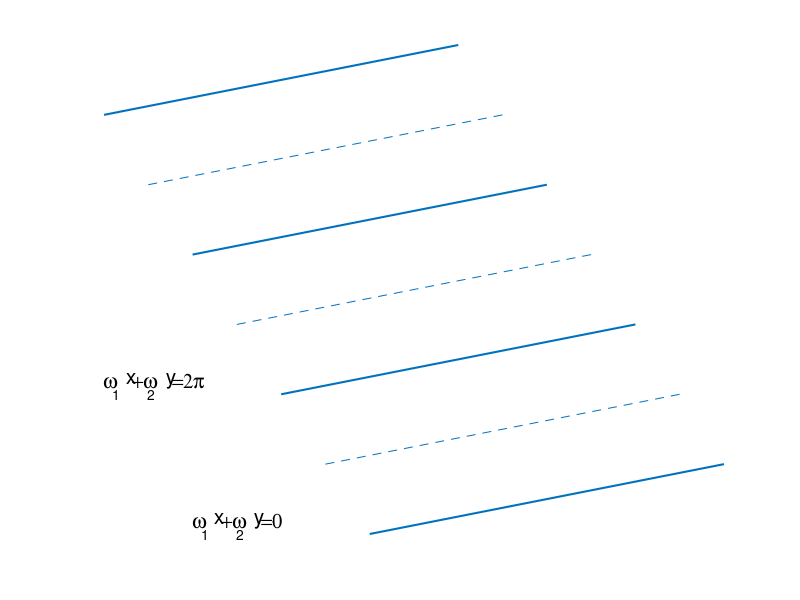

MATLAB code for this plot:
axis off
hold on

text(-4,0.2,'w   +w   =0','fontname','symbol','fontweight','bold','fontsize',15)
text(-3.5,0.2,'x      y','fontsize',15)
text(-4,0,'   1         2','fontsize',10)

text(-6,2.2,'w   +w   =2p','fontname','symbol','fontweight','bold','fontsize',15)
text(-5.5,2.2,'x      y','fontsize',15)
text(-6,2.0,'   1         2','fontsize',10)

for i=1:4
  s=2*(i-1)
  q=[0-s 8-s];
  r=[0+s 1+s];
  line(q,r,'linewidth',1.5)
end

for i=1:3
  s=1+2*(i-1)
  q=[0-s 8-s];
  r=[0+s 1+s];
  line(q,r,'linestyle','--')
end


hold off
